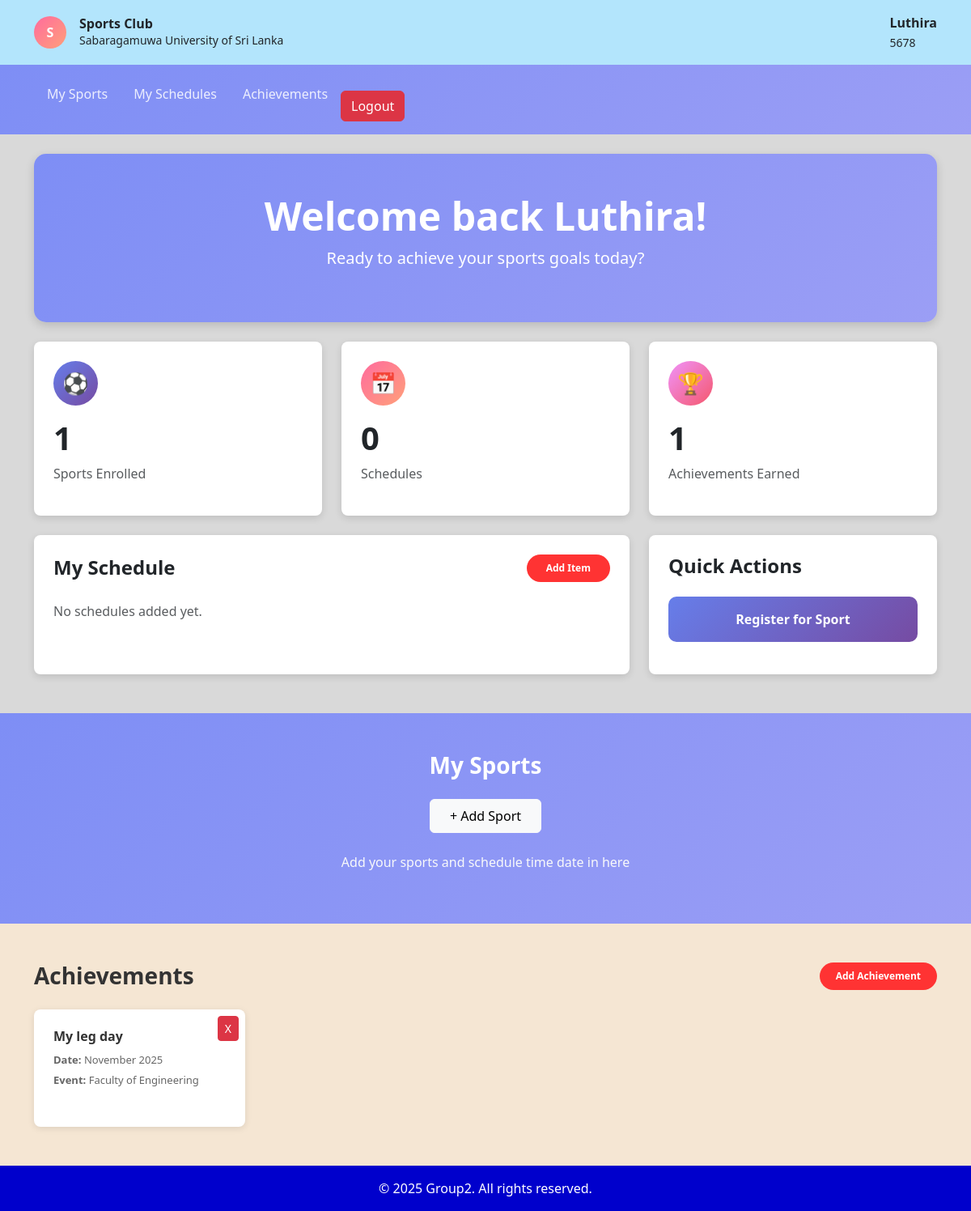
The page /Dashboard/Student_Dashboard.php (signed in) on the database its author committed.
### tables this page shows
CREATE TABLE `users` (
  `id` int(11) NOT NULL,
  `name` varchar(100) NOT NULL,
  `email` varchar(100) NOT NULL,
  `password` varchar(255) NOT NULL,
  `role` enum('student','coach') NOT NULL,
  `nic` varchar(20) NOT NULL,
  `sport_id` int(11) DEFAULT NULL,
  `student_id` varchar(50) DEFAULT NULL,
  `coach_id` varchar(50) DEFAULT NULL,
  `created_at` timestamp NOT NULL DEFAULT current_timestamp()
);

CREATE TABLE `achievements` (
  `id` int(11) NOT NULL,
  `user_id` int(11) DEFAULT NULL,
  `title` varchar(100) DEFAULT NULL,
  `date` date NOT NULL,
  `event_name` varchar(100) DEFAULT NULL
);

### Dashboard/Student_Dashboard.php (the view, shortened to what this page needs)
<?php
include 'db.php';
$user_id = $_SESSION['user_id'];
$query = $conn->prepare("SELECT * FROM users WHERE id = ?");
$query->bind_param("i", $user_id);
$query->execute();
$user = $query->get_result()->fetch_assoc();
$scheduleQuery = $conn->prepare("SELECT * FROM schedules WHERE user_id = ? ORDER BY schedule_date ASC");
$scheduleQuery->bind_param("i", $user_id);
$scheduleQuery->execute();
$schedules = $scheduleQuery->get_result();
$sports = $conn->query("
    SELECT * FROM student_sport
    WHERE user_id = $user_id
");
$ach_query = $conn->prepare("SELECT * FROM achievements WHERE user_id = ? ORDER BY date DESC");
$ach_query->bind_param("i", $user_id);
$ach_query->execute();
$achievements = $ach_query->get_result();
$scheduleCount = $schedules->num_rows;
$achievementCount = $achievements->num_rows;
$countQuery = $conn->prepare("SELECT COUNT(*) AS total FROM student_sport_registration WHERE user_id = ?");
$countQuery->bind_param("i", $user_id);
$countQuery->execute();
$result = $countQuery->get_result()->fetch_assoc();
$totalSports = $result['total'];
$nextNumber = $totalSports + 1;
?>
<!DOCTYPE html>
<html lang="en">
<head>
    <link href="https://cdn.jsdelivr.net/npm/bootstrap@5.3.0/dist/css/bootstrap.min.css" rel="stylesheet">
</head>
<body>
    <header class="top-header py-3">
        <div class="container">
            <div class="d-flex justify-content-between align-items-center">
                <div class="d-flex align-items-center">
                    <div class="logo-icon me-3">S</div>
                    <div>
                        <h6 class="mb-0 fw-semibold">Sports Club</h6>
                        <p class="mb-0 small">Sabaragamuwa University of Sri Lanka</p>
                    </div>
                </div>
                <div class="d-flex align-items-center">
                    <div>
                        <p class="mb-0 fw-semibold"><?php echo $user['name']; ?></p>
                        <small><?php echo $user['student_id']; ?></small>
                    </div>
                </div>
            </div>
        </div>
    </header>
    <nav class="navbar navbar-expand-lg navbar-custom py-3">
        <div class="container">
            <div class="collapse navbar-collapse" id="navbarNav">
                <ul class="navbar-nav">
                    <li class="nav-item">
                        <a class="nav-link px-3" href="#">My Sports</a>
                    </li>
                    <li class="nav-item">
                        <a class="nav-link px-3" href="#">My Schedules</a>
                    </li>
                    <li class="nav-item">
                        <a class="nav-link px-3" href="#">Achievements</a>
                    </li>
                    <li class="nav-item">
                        <a class="nav-link px-3" href="#"><a href="logout.php" class="btn btn-danger">Logout</a></a>
                    </li>
                </ul>
            </div>
        </div>
    </nav>
    <main class="container my-4">
        <div class="welcome-banner text-center py-5 mb-4">
            <h2 class="display-5 fw-semibold">Welcome back <?php echo $user['name']; ?>!</h2>
            <p class="fs-5">Ready to achieve your sports goals today?</p>
        </div>
        <div class="row g-4 mb-4">
            <div class="col-md-6 col-lg-4">
                <div class="stat-card bg-white rounded-3 p-4 h-100">
                    <div class="stat-icon icon-blue mb-3">⚽</div>
                    <h3 id="sportCount" class="display-6 fw-bold"><?= $nextNumber ?></h3>
                    <p class="text-muted">Sports Enrolled</p>
                </div>
            </div>
            <div class="col-md-6 col-lg-4">
                <div class="stat-card bg-white rounded-3 p-4 h-100">
                    <div class="stat-icon icon-orange mb-3">📅</div>
                    <h3><span class="display-6 fw-bold"><?= $scheduleCount ?></span></h3>
                    <p class="text-muted">Schedules</p>
                </div>
            </div>
            <div class="col-md-6 col-lg-4">
                <div class="stat-card bg-white rounded-3 p-4 h-100">
                    <div class="stat-icon icon-gold mb-3">🏆</div>
                    <h3><span class="display-6 fw-bold"><?= $achievementCount ?></span></h3>
                    <p class="text-muted">Achievements Earned</p>
                </div>
            </div>
        </div>
        <div class="row g-4">
            <div class="col-lg-8">
    <div class="schedule-section bg-white rounded-3 p-4 h-100">
        <div class="d-flex justify-content-between align-items-center mb-4">
            <h4 class="fw-bold mb-0">My Schedule</h4>
            <button class="add-btn btn px-4 py-2" data-bs-toggle="modal" data-bs-target="#addScheduleModal">Add Item</button>
        </div>
        <?php if($scheduleCount > 0): ?>
            <?php while($row = $schedules->fetch_assoc()): ?>
            <div class="schedule-item p-3 mb-3 d-flex justify-content-between align-items-center bg-light rounded">
                <div class="d-flex align-items-center">
                    <div class="schedule-date text-center me-3">
                        <span class="day"><?= date("d", strtotime($row['schedule_date'])) ?></span>
                        <span class="month d-block"><?= strtoupper(date("M", strtotime($row['schedule_date']))) ?></span>
                    </div>
                    <div>
                        <div class="schedule-title fw-semibold fs-5"><?= htmlspecialchars($row['title']) ?></div>
                        <small class="text-muted"><?= date("h:i A", strtotime($row['schedule_time'])) ?></small>
                    </div>
                </div>
                <a href="?delete=<?= $row['id'] ?>" class="btn btn-danger btn-sm">Delete</a>
            </div>
            <?php endwhile; ?>
        <?php else: ?>
            <p class="text-muted">No schedules added yet.</p>
        <?php endif; ?>
    </div>
</div>
            <div class="col-lg-4">
                <div class="quick-actions bg-white rounded-3 p-4 h-100">
                    <h4 class="fw-semibold mb-4">Quick Actions</h4>
                    <button class="action-btn btn btn-primary w-100 py-3 mb-3" data-bs-toggle="modal" data-bs-target="#registerSportModal">
      Register for Sport
    </button>
                </div>
            </div>
        </div>
    </main>
    <section class="my-sports-section py-5 mt-5">
        <div class="container">
            <h3 class="text-center fw-semibold text-white mb-4">My Sports</h3>
            <div class="text-center mb-4">
                <button class="btn btn-light px-4 py-2" data-bs-toggle="modal" data-bs-target="#addSportModal">+ Add Sport</button>
            </div>
            <div class="row g-4">
                <?php if($sports->num_rows == 0): ?>
                    <p class="text-center text-light">Add your sports and schedule time date in here</p>
                <?php endif; ?>
            </div>
        </div>
    </section>
<section class="achievements-section py-5">
    <div class="container">
        <div class="section-header d-flex justify-content-between align-items-center mb-4">
            <h3 class="text-center fw-semibold mb-0">Achievements</h3>
            <button class="add-btn" data-bs-toggle="modal" data-bs-target="#addAchModal">Add Achievement</button>
        </div>
        <div class="row g-4">
            <?php if($achievementCount > 0): ?>
                <?php while($ach = $achievements->fetch_assoc()): ?>
                <div class="col-md-6 col-lg-3">
                    <div class="achievement-card bg-white rounded-3 p-4 h-100 position-relative">
                        <h6 class="fw-semibold"><?= htmlspecialchars($ach['title']) ?></h6>
                        <p class="mb-1"><strong>Date:</strong> <?= date("F Y", strtotime($ach['date'])) ?></p>
                        <p class="mb-4"><strong>Event:</strong> <?= htmlspecialchars($ach['event_name']) ?></p>
                        <a href="?delete_achievement=<?= $ach['id'] ?>" class="btn btn-danger btn-sm position-absolute top-0 end-0 m-2">X</a>
                    </div>
                </div>
                <?php endwhile; ?>
            <?php else: ?>
                <p class="text-muted">No achievements added yet.</p>
            <?php endif; ?>
        </div>
    </div>
</section>
    <footer class="footer py-3 text-center">
        <div class="container">
            <p class="mb-0">© 2025 Group2. All rights reserved.</p>
        </div>
    </footer>
</body>
</html>

### Dashboard/Student_Dashboard.php (style rules this page uses)
body { font-family: 'Segoe UI', Tahoma, Geneva, Verdana, sans-serif; background-color: #d9d9d9; }
.top-header { background-color: #b3e5fc; box-shadow: 0 2px 4px rgba(0,0,0,0.1); }
.logo-icon { width: 40px;height: 40px;background: linear-gradient(135deg, #ff6b9d 0%, #ffa07a 100%);border-radius: 50%;display: flex;align-items: center;justify-content: center;color: white;font-weight: bold; }
.navbar-custom { background: linear-gradient(135deg, #7e8ef5 0%, #9b9ef5 100%); }
.navbar-custom .nav-link { color: rgba(255, 255, 255, 0.85);font-weight: 500;transition: all 0.3s; }
.welcome-banner { background: linear-gradient(135deg, #7e8ef5 0%, #9b9ef5 100%);border-radius: 15px;color: white;box-shadow: 0 4px 12px rgba(0,0,0,0.15); }
.stat-card { box-shadow: 0 3px 10px rgba(0,0,0,0.12); }
.stat-icon { width: 55px;height: 55px;border-radius: 50%;display: flex;align-items: center;justify-content: center;font-size: 26px;background: linear-gradient(135deg, #7e8ef5 0%, #9b9ef5 100%);color: white; }
.icon-blue { background: linear-gradient(135deg, #667eea 0%, #764ba2 100%); }
.icon-orange { background: linear-gradient(135deg, #ff6b9d 0%, #ffa07a 100%); }
.icon-gold { background: linear-gradient(135deg, #f093fb 0%, #f5576c 100%); }
.schedule-section { box-shadow: 0 3px 10px rgba(0,0,0,0.12); }
.add-btn { background-color: #ff3333;color: white;border: none;border-radius: 20px;font-weight: 600;transition: background-color 0.3s; }
.quick-actions { box-shadow: 0 3px 10px rgba(0,0,0,0.12); }
.action-btn { background: linear-gradient(135deg, #667eea 0%, #764ba2 100%);color: white;border: none;border-radius: 10px;font-weight: 600;transition: transform 0.2s; }
.my-sports-section { background: linear-gradient(135deg, #7e8ef5 0%, #9b9ef5 100%); }
.achievements-section { background: #f5e6d3;padding: 40px 0; }
.section-header { display: flex;justify-content: space-between;align-items: center;margin-bottom: 20px; }
.section-header h3 { font-size: 28px;font-weight: 600;margin: 0;color: #333; }
.add-btn { background-color: #ff3333;color: white;border: none;padding: 8px 20px;border-radius: 20px;font-size: 12px;font-weight: 600;cursor: pointer;transition: background-color 0.3s; }
.achievement-card { background: white;padding: 20px;border-radius: 10px;box-shadow: 0 2px 8px rgba(0,0,0,0.1);height: 100%; }
.achievement-card h6 { font-size: 16px;font-weight: 600;margin-bottom: 10px;color: #333; }
.achievement-card p { font-size: 13px;color: #666;margin: 5px 0; }
.footer { background-color: #0000cc;color: white; }

### rows shown on the page
users: name "Luthira", student "5678"
achievements: title "My leg day", date "November 2025", event_name "Faculty of Engineering"

### other values the page prints
$nextNumber "1"
$scheduleCount "0"
$achievementCount "1"
